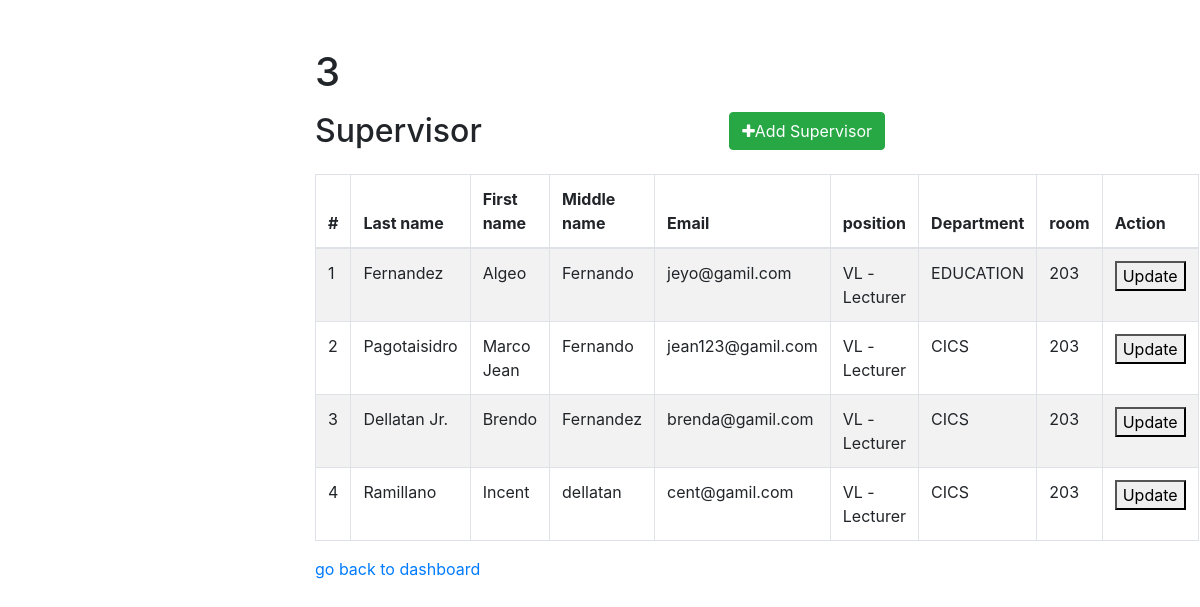
Page /Admin/AddSupervisor/index.php (signed in) on the committed database.
### tables this page shows
CREATE TABLE `supervisors` (
  `supervisor_info_id` int(11) NOT NULL,
  `users_id` int(11) NOT NULL,
  `firstname` varchar(50) NOT NULL,
  `lastname` varchar(50) NOT NULL,
  `middlename` varchar(50) NOT NULL,
  `email` varchar(250) NOT NULL,
  `position` varchar(50) NOT NULL,
  `department` varchar(50) NOT NULL,
  `room` varchar(50) NOT NULL,
  `profile_pic` mediumblob NOT NULL
);

### Admin/AddSupervisor/index.php (the view, shortened to what this page needs)
<?php
    require_once "../../includes/config.php";
?>
<!DOCTYPE html>
<html lang="en">
<head>
    <link rel="stylesheet" href="https://stackpath.bootstrapcdn.com/bootstrap/4.5.2/css/bootstrap.min.css">
    <link rel="stylesheet" href="https://maxcdn.bootstrapcdn.com/font-awesome/4.7.0/css/font-awesome.min.css">
</head>
<body>
    <div class="wrapper">
        <div class="container-fluid">
            <div class="row">
                <div class="col-md-12">
                    <div class="mt-5 mb-3 clearfix">
                    <h1>
                        <?php
                            if(isset($_SESSION["user_id"])){
                                $user_id = $_SESSION["user_id"];
                                echo '<p>' . $user_id . '</p>';
                            }else{
                                echo '<p>Supervisor ID not set</p>';
                            }
                        ?>
                    </h1>
                        <h2 class="pull-left">Supervisor</h2>
                        <a href="AddSupervisor.php" class="btn btn-success pull-right"><i class="fa fa-plus"></i>Add Supervisor</a>
                    </div>
                    <?php
                    $sql = "SELECT * FROM supervisors";
                    if($result = $pdo->query($sql)){
                        if($result->rowCount() > 0){
                            echo '<table class="table table-bordered table-striped">';
                                echo "<thead>";
                                    echo "<tr>";
                                        echo "<th>#</th>";
                                        echo "<th>Last name</th>";
                                        echo "<th>First name</th>";
                                        echo "<th>Middle name</th>";
                                        echo "<th>Email</th>";
                                        echo "<th>position</th>";
                                        echo "<th>Department</th>";
                                        echo "<th>room</th>";
                                        echo "<th>Action</th>";
                                    echo "</tr>";
                                echo "</thead>";
                                echo "<tbody>";
                                while($row = $result->fetch()){
                                    echo "<tr>";
                                        echo "<td>" . $row['supervisor_info_id'] . "</td>";
                                        echo "<td>" . $row['lastname'] . "</td>";
                                        echo "<td>" . $row['firstname'] . "</td>";
                                        echo "<td>" . $row['middlename'] . "</td>";
                                        echo "<td>" . $row['email'] . "</td>";
                                        echo "<td>" . $row['position'] . "</td>";
                                        echo "<td>" . $row['department'] . "</td>";
                                        echo "<td>" . $row['room'] . "</td>";
                                        echo "<td>";
                                        echo '<a href="EditSupervisor/index.php?supervisor_info_id=' . $row['supervisor_info_id'] . '"><button>Update</button></a>';
                                        echo "</td>";
                                    echo "</tr>";
                                }
                                echo "</tbody>";
                            echo "</table>";
                        } else {
                            echo '<div class="alert alert-danger"><em>No records were found.</em></div>';
                        }
                    } else {
                        echo "Oops! Something went wrong. Please try again later.";
                    }
                     ?>
                     <a href="../../Admin/index.php">go back to dashboard</a>
                </div>
            </div>
        </div>
    </div>
</body>
</html>

### Admin/AddSupervisor/index.php (style rules this page uses)
.wrapper { width: 600px; margin: 0 auto; }
table tr td:last-child { width: 120px; }

### rows in the picture
supervisors: supervisor_info_id "1", lastname "Fernandez", firstname "Algeo", middlename "Fernando", email "jeyo@gamil.com", position "VL - Lecturer", department "EDUCATION", room "203"
supervisors: supervisor_info_id "2", lastname "Pagotaisidro", firstname "Marco Jean", middlename "Fernando", email "jean123@gamil.com", position "VL - Lecturer", department "CICS", room "203"
supervisors: supervisor_info_id "3", lastname "Dellatan Jr.", firstname "Brendo", middlename "Fernandez", email "brenda@gamil.com", position "VL - Lecturer", department "CICS", room "203"
supervisors: supervisor_info_id "4", lastname "Ramillano", firstname "Incent", middlename "dellatan", email "cent@gamil.com", position "VL - Lecturer", department "CICS", room "203"

### other values in the picture
$user_id "3"
